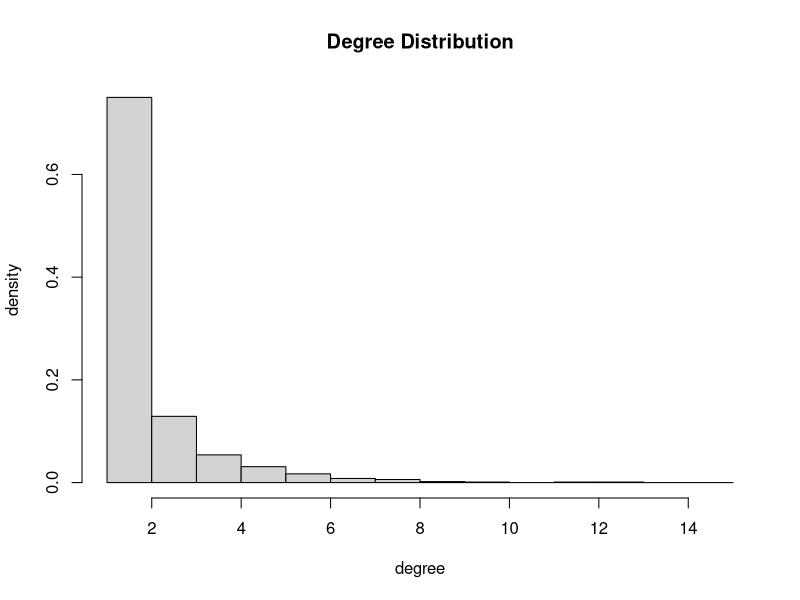
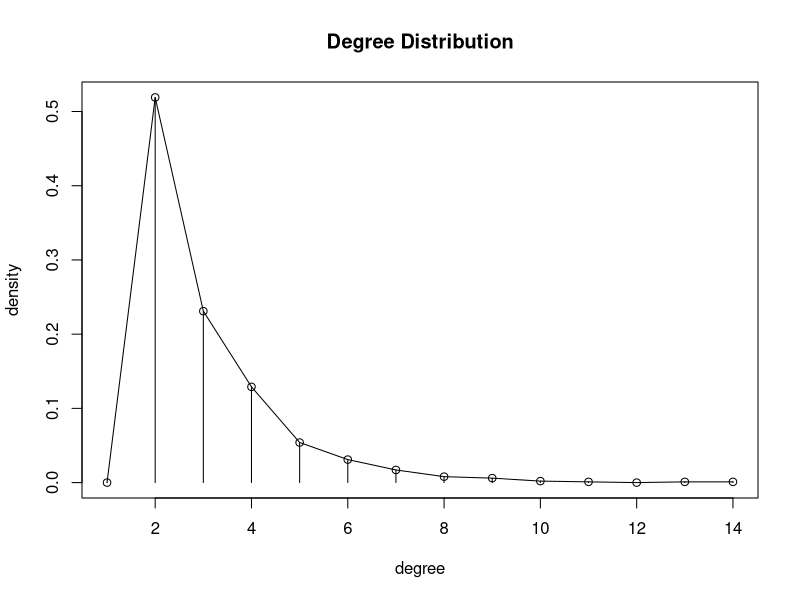
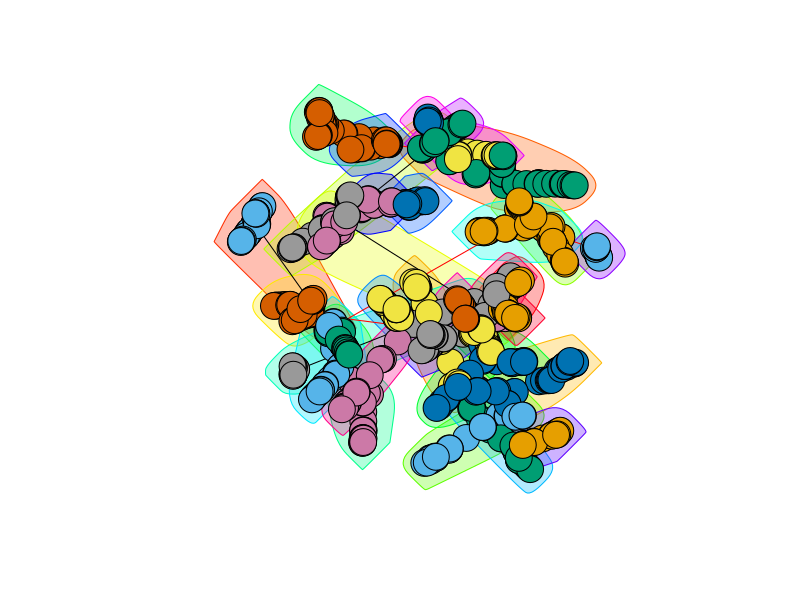
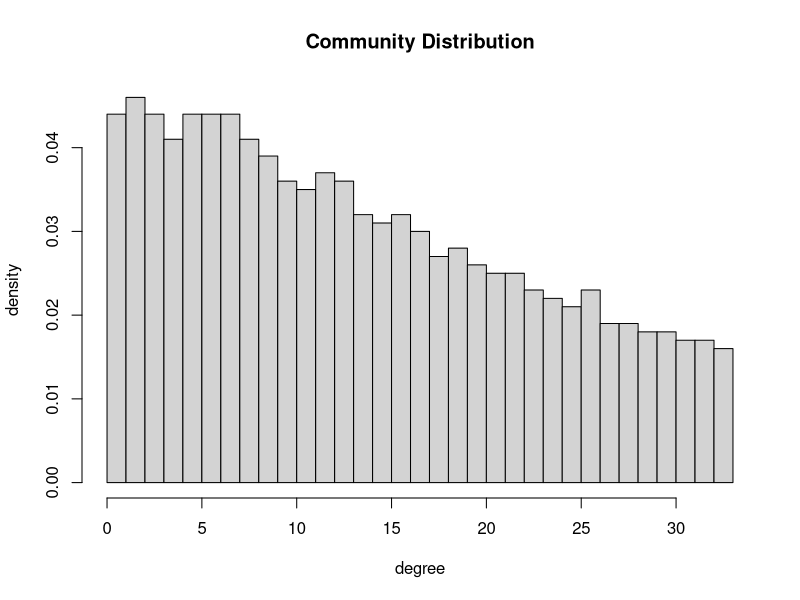
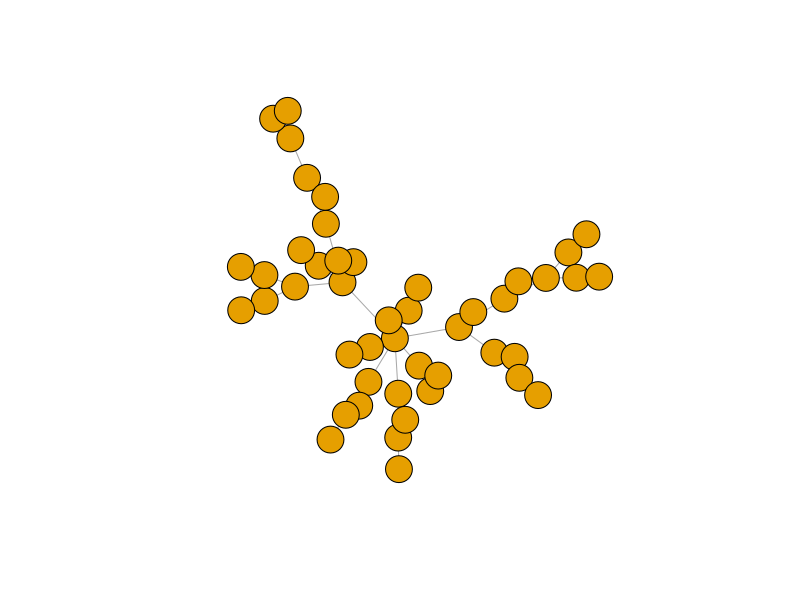

Here is the R script that generated these plots, in order:
library(igraph)

#(a)
g <- aging.prefatt.game(1000,1,-1,aging.bin = 1000,directed = F)
#g <- growing.random.game(1000,1,-1,directed = F)
xx = 1:length(degree.distribution(g))
degreeVector = degree(g);
h <- hist(degreeVector, freq = FALSE, seq(by=1,length.out=max(degreeVector)+2),main = "Degree Distribution" ,xlab="degree",ylab="density")

plot(degree.distribution(g),type = 'h',main = "Degree Distribution",xlab="degree",ylab="density")
lines(degree.distribution(g), type="o")

#(b)
numberCommun = numeric(0)
avemod = numeric(0)
for(i in 1:100){
  g <- aging.prefatt.game(1000,1,-1,aging.bin = 1000,directed = F)
  x = fastgreedy.community(g)
  mod = modularity(x)
  numberCommun = c(numberCommun,length(x))
  avemod = c(avemod,mod)
}
plot(x, g, col = membership(x),mark.groups = communities(x), edge.color = c("black", "red")[crossing(x,g) + 1],vertex.label=NA)
#find the biggest community
numOfCom = length(x)
NumInEachCommunity = rep(0,numOfCom)
for(i in 1:numOfCom){
  NumInEachCommunity[i] = length(which(x$membership == i))
}
maxNum = max(NumInEachCommunity)
h <- hist(x$membership, freq = FALSE, seq(0,max(x$membership),by=1),main = "Community Distribution" ,xlab="degree",ylab="density")
Maxcommunity = which(NumInEachCommunity == maxNum)
Subgraph <- subgraph(g, which(x$membership == Maxcommunity[1]))
plot(Subgraph,vertex.label=NA)
cat("number of communities = ", mean(numberCommun))
cat("modularity = ",mean(avemod))


